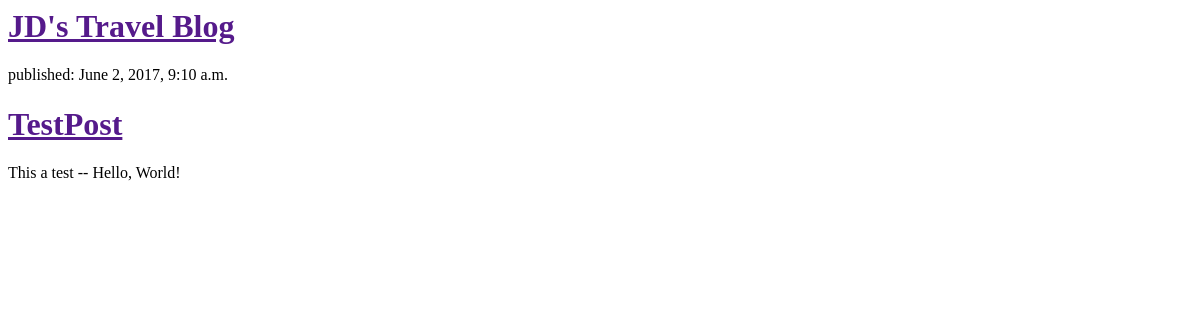
Before: / with the older database file.
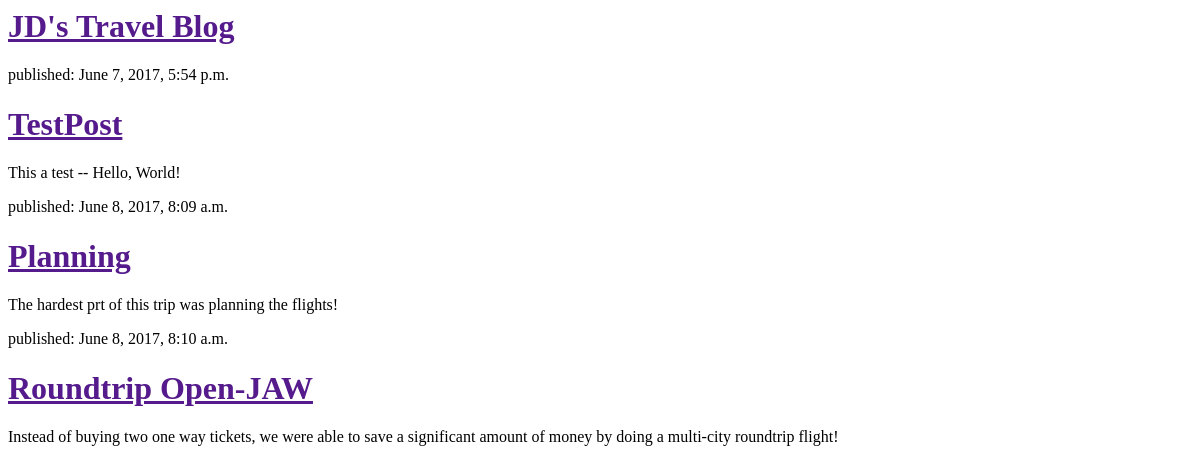
After: the same page with the newer database file.
### blog/models.py (models this page shows, shortened)
class Post(models.Model):
	author = models.ForeignKey('auth.User')
	title = models.CharField(max_length = 200)
	text = models.TextField()
	created_date = models.DateTimeField(default=timezone.now)
	published_date = models.DateTimeField(blank = True, null = True)

### blog/views.py (the view)
# urls.py: urlpatterns =[url(r'^$', views.post_list, name='post_list')]
def post_list(request):
	posts = Post.objects.filter(published_date__lte=timezone.now()).order_by('published_date')
	return render(request, 'blog/post_list.html',{'posts': posts})

### blog/templates/blog/post_list.html (shortened to what this page needs)
<html>
    <head>
    </head>
    <body>
        <div>
            <h1><a href="">JD's Travel Blog</a></h1>
        </div>
        {% for post in posts %}
        <div>
        	<p>published: {{ post.published_date }} </p>
        	<h1><a href= "">{{ post.title}} </a> </h1>
        	<p>{{ post.text }}</p>
        </div>
        {%endfor%}
    </body>
</html>

Changed rows visible on the page:
changed Post "TestPost": published_date "June 2, 2017, 9:10 a.m." → "June 7, 2017, 5:54 p.m."
added Post: published_date "June 8, 2017, 8:09 a.m.", title "Planning", text "The hardest prt of this trip was planning the flights!"
added Post: published_date "June 8, 2017, 8:10 a.m.", title "Roundtrip Open-JAW", text "Instead of buying two one way tickets, we were able to save a significant amount of money by doing a multi-city roundtrip flight!"
